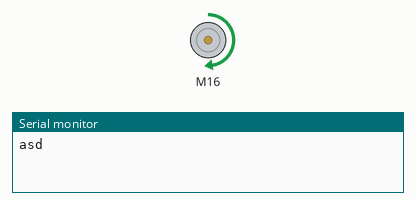
A sketch run on a simulated ESP32. Shown: DC motor (green arrow = forward, orange = backward, longer = faster), the last lines printed to the serial monitor.

Above: at 0.5 s.
At 3.5 s:
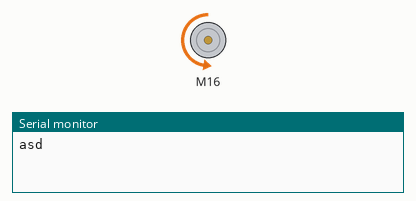
At 6.0 s:
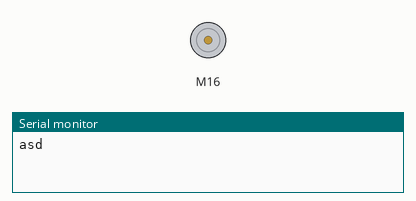
At 8.5 s:
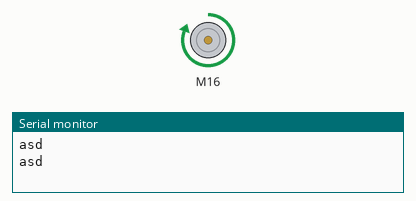
Timing chart, 0 to 9.1 s (numbered marks = the images above):
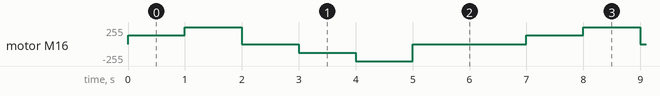

The sketch:

motor_control.ino
```cpp
#include "CytronMotorDriver.h"

// Configure the motor driver.
CytronMD motor1(PWM_DIR, 16, 17);  // PWM 1 = Pin 3, DIR 1 = Pin 4.

#define LED_GPIO   16
#define PWM1_Ch    0
#define PWM1_Res   8
#define PWM1_Freq  1000

uint8_t LED = 16;

int PWM1_DutyCycle = 0;


void setup() {
  // put your setup code here, to run once:
  Serial.begin(9600);
  pinMode(LED, OUTPUT);
}

void loop() {
  Serial.print("asd\n");
  // analogWrite(16,128);
  motor1.setSpeed(128);   // Motor 1 runs forward at 50% speed.
  delay(1000);

  motor1.setSpeed(255);   // Motor 1 runs forward at full speed.
  delay(1000);

  motor1.setSpeed(0);     // Motor 1 stops.
  delay(1000);

  motor1.setSpeed(-128);  // Motor 1 runs backward at 50% speed.
  delay(1000);

  motor1.setSpeed(-255);  // Motor 1 runs backward at full speed.
  delay(1000);

  motor1.setSpeed(0);     // Motor 1 stops.
  delay(1000);
  //analogWrite(LED, 64);
  delay(1000);
  // while(PWM1_DutyCycle < 255)
  // {
  //   ledcWrite(PWM1_Ch, PWM1_DutyCycle++);
  //   delay(10);
  // }
  // while(PWM1_DutyCycle > 0)
  // {
  //   ledcWrite(PWM1_Ch, PWM1_DutyCycle--);
  //   delay(10);
  // }
}
```

Measured:
- by itself, motor M16: repeats every 7.0 s: forward 255/255 1.0 s, stopped 1.0 s, backward 128/255 1.0 s, backward 255/255 1.0 s, stopped 2.0 s, forward 128/255 1.0 s
